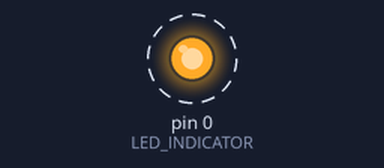
Bench run of a sketch on a simulated Arduino Uno, built with avr-gcc and run on an emulated ATmega328P. On the bench: output pins drawn as LEDs (lit = HIGH). Dashed ring = blinking.

Above: at 0.2 s.
Timing chart, 0 to 3.0 s (numbered marks = the images above):
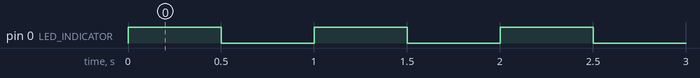

Measured:
- by itself, pin 0 (LED_INDICATOR): alternates HIGH for 0.50 s and LOW for 0.50 s

The sketch:

Blinky.ino
```cpp
#define LED_INDICATOR 0

void setup() {
  pinMode(LED_INDICATOR, OUTPUT);
}

void loop() {
  digitalWrite(LED_INDICATOR, HIGH);
  delay(500);
  digitalWrite(LED_INDICATOR, LOW);
  delay(500);
}
```
